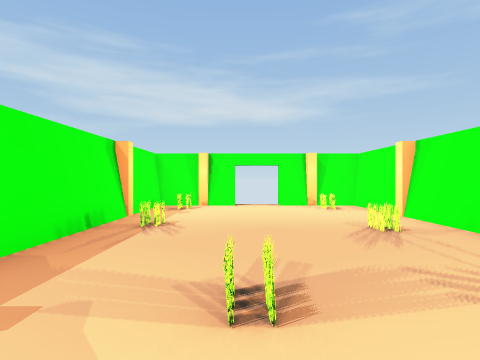
View 1 (above)

16 first-person views from a walk through a scene from a Unity 3-D project. The camera is 1.4 m above the floor, looks level and sees 80° across. The floor is counted in squares, 2 m on a side. Each view is taken from the middle of a square. On the plan, view 1 faces up. The plan holds only what a view shows up to about 10 squares ahead; the rest is blank. The player character is not drawn. Some animated figures are left out. Some surface patterns are stand-ins.

View 2
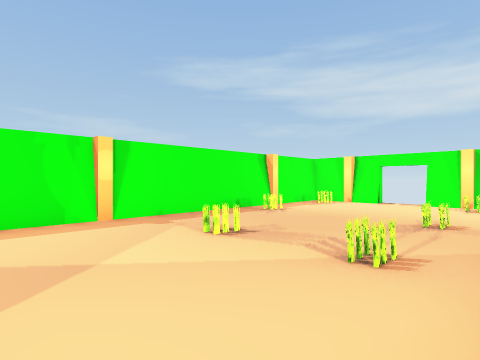

View 3
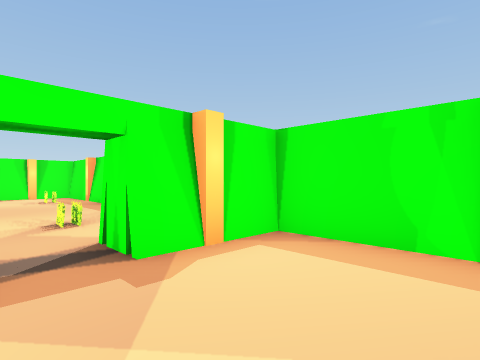

View 4
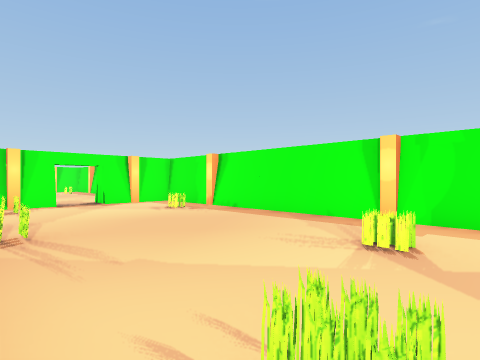

View 5
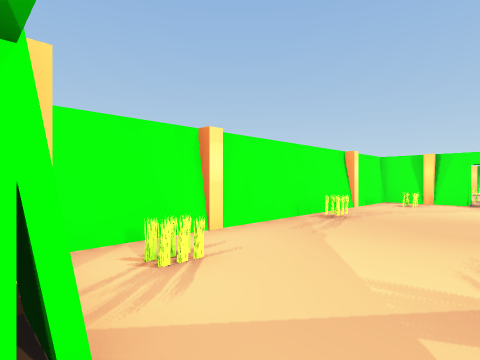

View 6
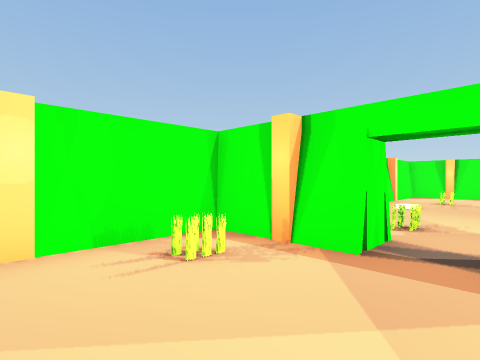

View 7
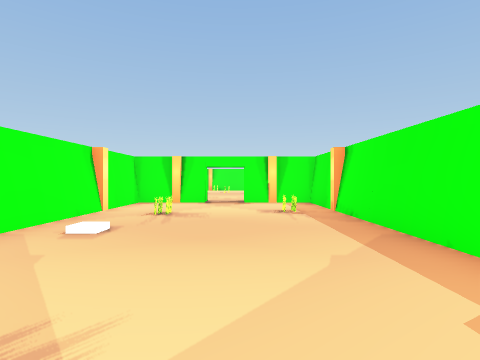

View 8
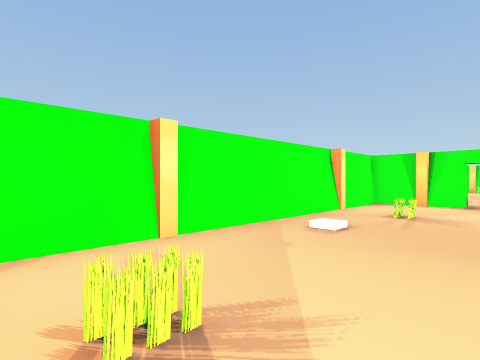

View 9
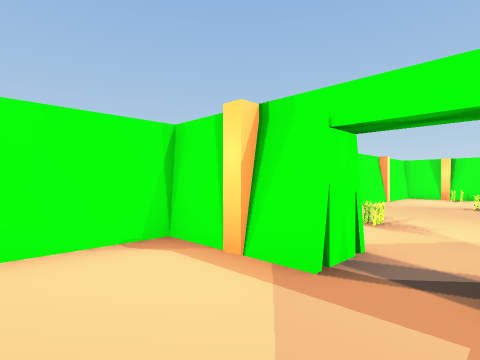

View 10
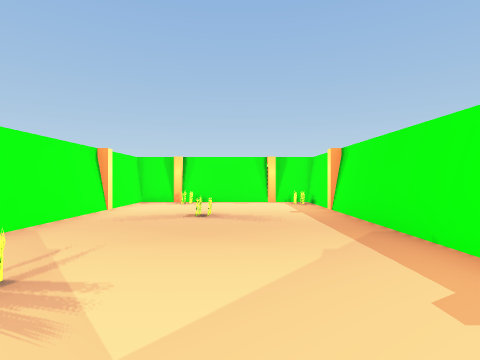

View 11
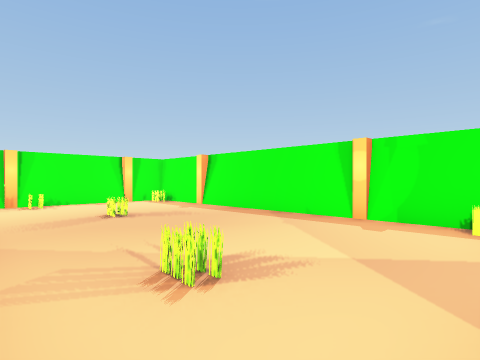

View 12
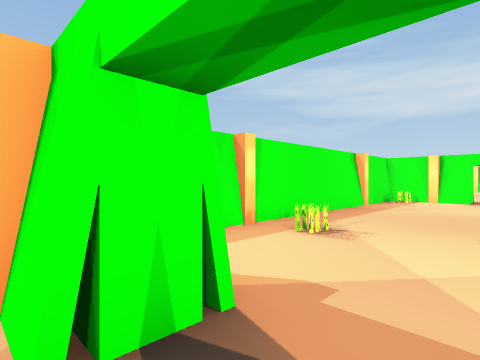

View 13
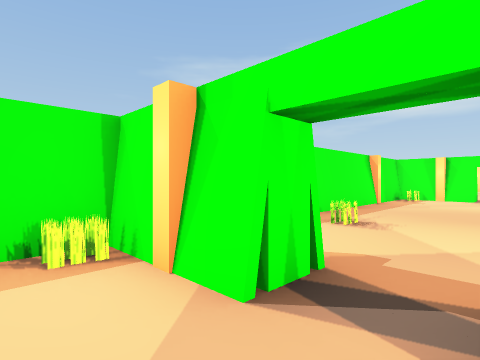

View 14
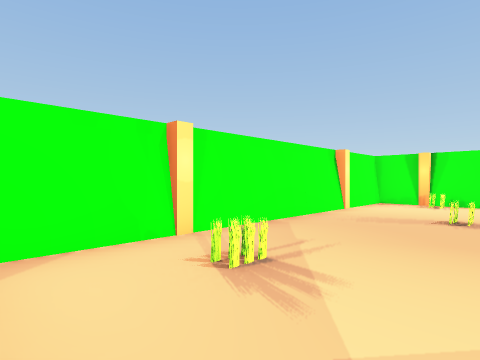

View 15
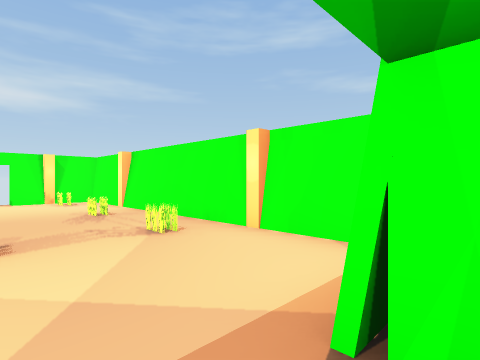

View 16
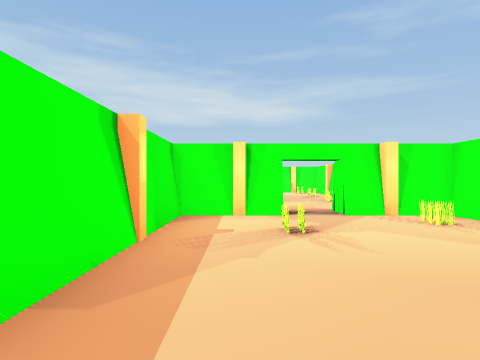

### Floor plan
Points are (right, up) in squares from view 1. A wall is a line through its corners. A room is listed if a view was taken in it or the views show most of it. See-through windows are left out.
Room 1 (views 1, 2, 3, 4, 5, 6, 7, 8, 9, 10, 11, 12, 13, 14, 15, 16)
walls: (-1.4, -12.5) (-2.3, -12.5) (-2.3, -22) (-1.4, -22); (2.4, -11.8) (3.2, -11.8) (3.2, -2.3) (2.4, -2.3); (-1.4, -2.3) (-2.3, -2.3) (-2.3, -11.8) (-1.4, -11.8); (2.4, -22) (3.2, -22) (3.2, -13.2); (-1.4, -22.7) (-2.3, -22.7) (-2.3, -32.3) (3.2, -32.3) (3.2, -23.2); (3.2, -0.8) (3.2, 8) (1.1, 8) (1.1, 8.4); (-1.4, 8) (-2.3, 8) (-2.3, -1.5) (-1.4, -1.5)
objects: other object (-2, -32); other object (-2, -31); pillar (-2, -30); pillar (-2, -25); other object (-2, -23); pillar (-2, -20); pillar (-2, -15); other object (-2, -13); pillar (-2, -9); pillar (-2, -5); pillar (-2, 1); other object (-2, 4); other object (-2, 5); pillar (-2, 6); other object (-2, 7); pillar (-1, -32); pillar (-1, -23); pillar (-1, -22); other object (-1, -20); other object (-1, -19); pillar (-1, -13); pillar (-1, -12); other object (-1, -10); other object (-1, -9); pillar (-1, -2); pillar (-1, -1); other object (-1, 4); other object (-1, 5); other object (-1, 7); pillar (-1, 8); other object (0, -4); other object (0, 1); other object (0, 2); other object (1, -32); other object (1, -31); other object (1, -29); other object (1, -19); other object (1, -14); other object (1, -13); pillar (2, -32); other object (2, -31); other object (2, -25); pillar (2, -22); other object (2, -19); pillar (2, -12); other object (2, -11); other object (2, -10); other object (2, -7); other object (2, -4); other object (2, -3); pillar (2, -2); other object (2, 1); other object (2, 2); other object (2, 4); other object (2, 7); pillar (2, 8); other object (3, -32); pillar (3, -30); pillar (3, -25); pillar (3, -20); pillar (3, -15); pillar (3, -9); other object (3, -7); pillar (3, -5); pillar (3, 1); pillar (3, 6)

Where each view was taken, in squares from view 1:
view 1: 0 up, 0 right, facing up
view 2: 1 down, 3 right, facing up-left
view 3: 1 up, 1 right, facing down-left
view 4: 3 down, 3 right, facing down-left
view 5: 2 down, 0 right, facing down-right
view 6: 9 down, 0 right, facing down-right
view 7: 13 down, 0 right, facing down
view 8: 13 down, 0 right, facing down-right
view 9: 20 down, 0 right, facing down-right
view 10: 23 down, 0 right, facing down
view 11: 23 down, 3 right, facing down-left
view 12: 23 down, 1 right, facing up-left
view 13: 24 down, 1 right, facing up-left
view 14: 23 down, 0 right, facing down-right
view 15: 2 down, 0 right, facing up-right
view 16: 8 down, 1 left, facing up
